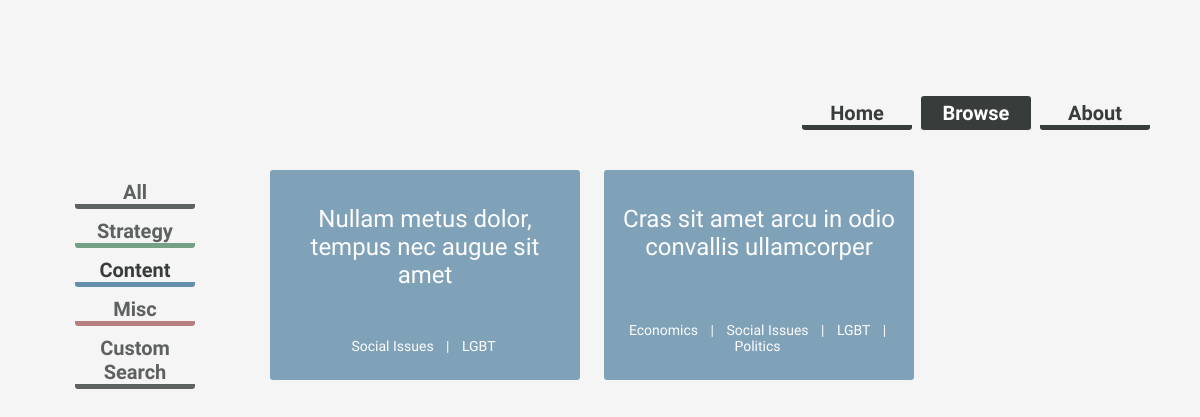
Screenshot of /browse/content with the database file from the repository.
### tplatform/models.py (models this page shows, shortened)
class Article(models.Model):
    STRATEGY = 1
    CONTENT = 2
    MISC = 3
    CATEGORY_CHOICES = (
        (STRATEGY, 'Strategy'),
        (CONTENT, 'Content'),
        (MISC, 'Misc'),
    )
    title = models.CharField(max_length = 200)
    description = models.CharField(max_length = 350, default = '')
    authors = models.ManyToManyField(Author, blank = True)
    date_added = models.DateTimeField()
    content = models.TextField()
    category = models.IntegerField(choices = CATEGORY_CHOICES)
    tags = models.ManyToManyField(Tag)
    types = models.ManyToManyField(Type, blank = True)

class Tag(models.Model):
    name = models.CharField(max_length = 30)

### tplatform/views.py (the view)
# urls.py: url(r'^browse/content', views.content, name='browse.content'),
def content(request):
	articles = Article.objects.filter(category=Article.CONTENT)
	return render(request, 'tplatform/content.html', {
		'articles': articles,
	})

### training/templates/tplatform/content.html (shortened to what this page needs)
{% extends "tplatform/browse.html" %}
{% block articles %}
	<div>
		{% for article in articles %}
		<div style="display:inline-block; vertical-align:top;">
			<a href="{% url 'browse.article_detail' article.id %}">
				<div class="content-box" id="article-{{ article.get_category_display|lower }}">
					<span class="box-title">{{ article.title }}</span>
					<span id="tag-wrapper">
					<span class="box-tag-list">
						{% for tag in article.tags.all %}
							<span class="box-tag">
								{{ tag.name }}
							</span>
							{% if not forloop.last %}
							<span class="box-tag">
								|
							</span>
							{% endif %}
						{% endfor %}
					</span>
					</span>
				</div>
			</a>
		</div>
		{% endfor %}
	</div>
{% endblock %}

### tplatform/static/css/index.css (style rules this page uses)
body { margin: 0; width: 100%; height: 100%; background-color: rgba(245, 245, 245, 1); }
a { text-decoration: none; color: black; }
.content-box { position: relative; display: block; width: 280px; height: 180px; padding: 10px; background-color: #f5f5f5; margin: 10px; border-style: solid; border-width: 5px; border-radius: 3px; }
.box-title { display: block; font-size: 24px; font-family: 'Open Sans Condensed', sans-serif; margin: 0; text-align: center; margin-top: 20px; }
.box-tag-list { display: inline-block; font-size: 14px; font-family: 'Open Sans Condensed', sans-serif; }
.box-tag { display: inline; font-size: 14px; font-family: 'Open Sans Condensed', sans-serif; color: white; border-radius: 4px; padding: 3px; margin-right: 3px; }
#tag-wrapper { width: 100%; position: absolute; left: 0px; display: inline; bottom: 20px; text-align: center; }
#article-content { border-color: #648EAA; background-color: #648EAA; color: white; opacity: 0.8; }

### rows the page displays
Article: title "Nullam metus dolor, tempus nec augue sit amet"
Tag: name "Social Issues"
Tag: name "LGBT"
Article: title "Cras sit amet arcu in odio convallis ullamcorper"
Tag: name "Economics"
Tag: name "Politics"
